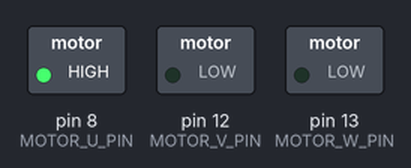
Simulated run of this sketch. Board: Arduino Uno, built with avr-gcc and run on an emulated ATmega328P. Parts: switched loads named in the sketch (green lamp = pin HIGH).

Above: at 0.5 s.
At 1.5 s:
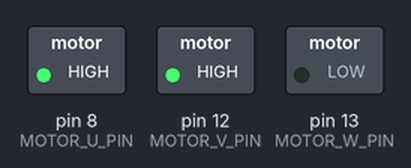
At 2.5 s:
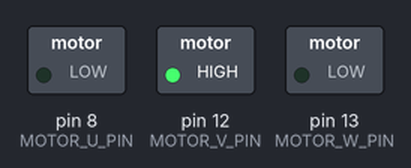
At 3.5 s:
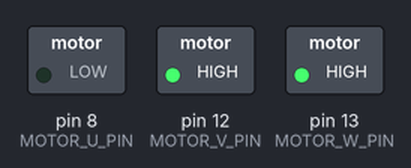
At 4.5 s:
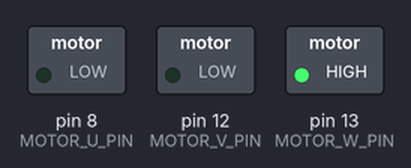
At 5.5 s:
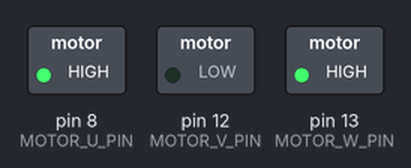
Timing chart, 0 to 7.8 s (numbered marks = the images above):
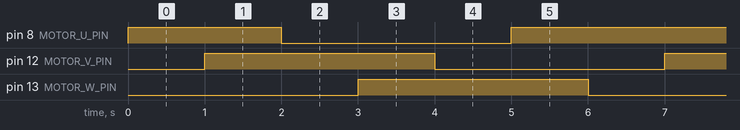

The sketch:

test_rotate_motor.ino
```cpp
// ================================================================================================
//! @file   test_rotate_motor.ino
//!
//! @brief  Test motor program for the hard drive clock v1
//! @author ALumineMotus
//! @date   06/04/2024
// ================================================================================================

// ================================================================================================
// =========================================== Constants ==========================================
// ================================================================================================

// Motor pin
#define MOTOR_U_PIN 8
#define MOTOR_V_PIN 12
#define MOTOR_W_PIN 13

const bool SPEED_TEST = false;

// ================================================================================================
// =========================================== Variables ==========================================
// ================================================================================================

int delayMicro=16000;

// ================================================================================================
// ============================================ Setup =============================================
// ================================================================================================

void setup()
{
  // ===== Motor =====

  pinMode(MOTOR_U_PIN, OUTPUT);
  pinMode(MOTOR_V_PIN, OUTPUT);
  pinMode(MOTOR_W_PIN, OUTPUT);
}

// ================================================================================================
// =========================================== Main loop ==========================================
// ================================================================================================

void loop()
{
  digitalWrite(MOTOR_U_PIN, HIGH);
  digitalWrite(MOTOR_V_PIN, LOW);
  digitalWrite(MOTOR_W_PIN, LOW);
  if (SPEED_TEST == true)
  {
    delayMicroseconds(delayMicro);
    increaseSpeed();
  }
  else
  {
    delay(1000);
  }

  digitalWrite(MOTOR_U_PIN, HIGH);
  digitalWrite(MOTOR_V_PIN, HIGH);
  digitalWrite(MOTOR_W_PIN, LOW);
  if (SPEED_TEST == true)
  {
    delayMicroseconds(delayMicro);
    increaseSpeed();
  }
  else
  {
    delay(1000);
  }

  digitalWrite(MOTOR_U_PIN, LOW);
  digitalWrite(MOTOR_V_PIN, HIGH);
  digitalWrite(MOTOR_W_PIN, LOW);
  if (SPEED_TEST == true)
  {
    delayMicroseconds(delayMicro);
    increaseSpeed();
  }
  else
  {
    delay(1000);
  }

  digitalWrite(MOTOR_U_PIN, LOW);
  digitalWrite(MOTOR_V_PIN, HIGH);
  digitalWrite(MOTOR_W_PIN, HIGH);
  if (SPEED_TEST == true)
  {
    delayMicroseconds(delayMicro);
    increaseSpeed();
  }
  else
  {
    delay(1000);
  }

  digitalWrite(MOTOR_U_PIN, LOW);
  digitalWrite(MOTOR_V_PIN, LOW);
  digitalWrite(MOTOR_W_PIN, HIGH);
  if (SPEED_TEST == true)
  {
    delayMicroseconds(delayMicro);
    increaseSpeed();
  }
  else
  {
    delay(1000);
  };

  digitalWrite(MOTOR_U_PIN, HIGH);
  digitalWrite(MOTOR_V_PIN, LOW);
  digitalWrite(MOTOR_W_PIN, HIGH);
  if (SPEED_TEST == true)
  {
    delayMicroseconds(delayMicro);
    increaseSpeed();
  }
  else
  {
    delay(1000);
  }
}

// ================================================================================================
// =========================================== Functions ==========================================
// ================================================================================================

void increaseSpeed()
{
  if(delayMicro>400)
  {
    int delayToReduce = delayMicro/1000;
    if (delayToReduce == 0)
    {
      delayToReduce = 1;
    }

    delayMicro -= delayToReduce;
  }
}
```

Measured:
- by itself, pin 8 (MOTOR_U_PIN): repeats every 6.0 s: LOW 3.0 s, HIGH 3.0 s
- by itself, pin 12 (MOTOR_V_PIN), pin 13 (MOTOR_W_PIN): alternates HIGH for 3.0 s and LOW for 3.0 s
- by itself, everything shown: repeats every 6.0 s, in 6 steps
